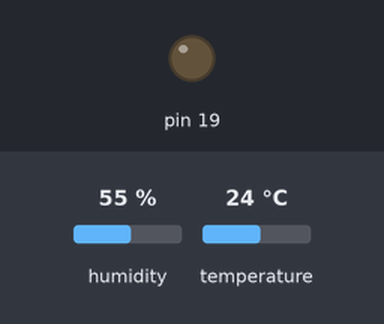
Simulated run of this program. Board: Raspberry Pi (header pin numbers). Parts: output pins drawn as LEDs (lit = HIGH). Dashed ring = blinking. Inputs (shaded band) come from the test bench; at power-on: temperature 24 °C, humidity 55 %. Library files of the repository ran but are not shown: dht11.py; what the program prints to the terminal is not drawn.

Above: at 1.2 s.
1.3 s: temperature set to 22 °C
3.4 s: temperature set to 19 °C
At 4.8 s:
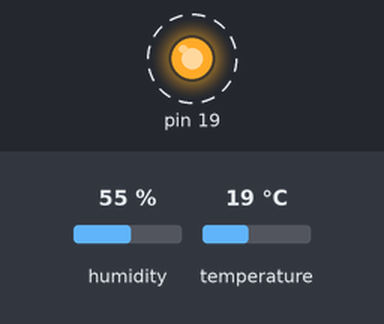
7.6 s: temperature set to 28 °C
At 8.4 s:
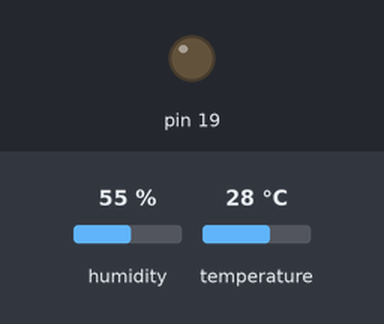
9.1 s: temperature set to 12 °C
At 11.4 s:
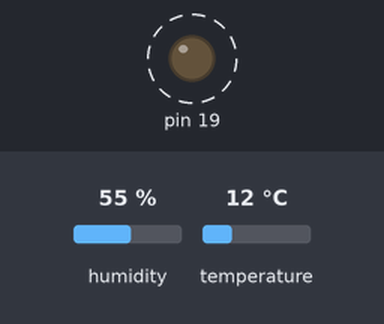
Timing chart, 0 to 14.3 s (numbered marks = the images above; inputs shaded):
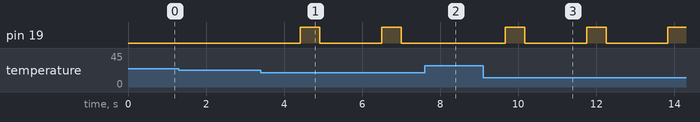

Measured:
- the behaviour switches between 21 and 20 °C on temperature (found by bisection; images 0 and 1)
- after the input at 1.3 s, every drawn part: stays the same
- after the input at 3.4 s, pin 19: alternates HIGH for 0.50 s and LOW for 1.6 s, starting after 1.0 s
- after the input at 7.6 s, pin 19: stays LOW (without the input it goes to HIGH after 0.98 s)
- after the input at 9.1 s, pin 19: alternates HIGH for 0.50 s and LOW for 1.6 s, starting after 0.57 s

The program:

get_temp_humi.py
```python
from time import sleep

import RPi.GPIO as GPIO

from temp_humi import dht11

# initialize GPIO
GPIO.setwarnings(False)
GPIO.setmode(GPIO.BOARD)  # BOARDにするとピン番号指定になる
GPIO.cleanup()

# read data using pin 7
instance = dht11.DHT11(pin=7)
GPIO.setup(19, GPIO.OUT)

while True:
    result = instance.read()
    if result.is_valid():
        if result.temperature <= 20:
            GPIO.output(19, True)
            sleep(0.5)
            GPIO.output(19, False)
            sleep(0.5)
            print("over" + str(result.humidity - 50))

        print("気温：" + str(result.temperature) + "度 " + "湿度：" + str(result.humidity) + "%")
        sleep(1)
```
